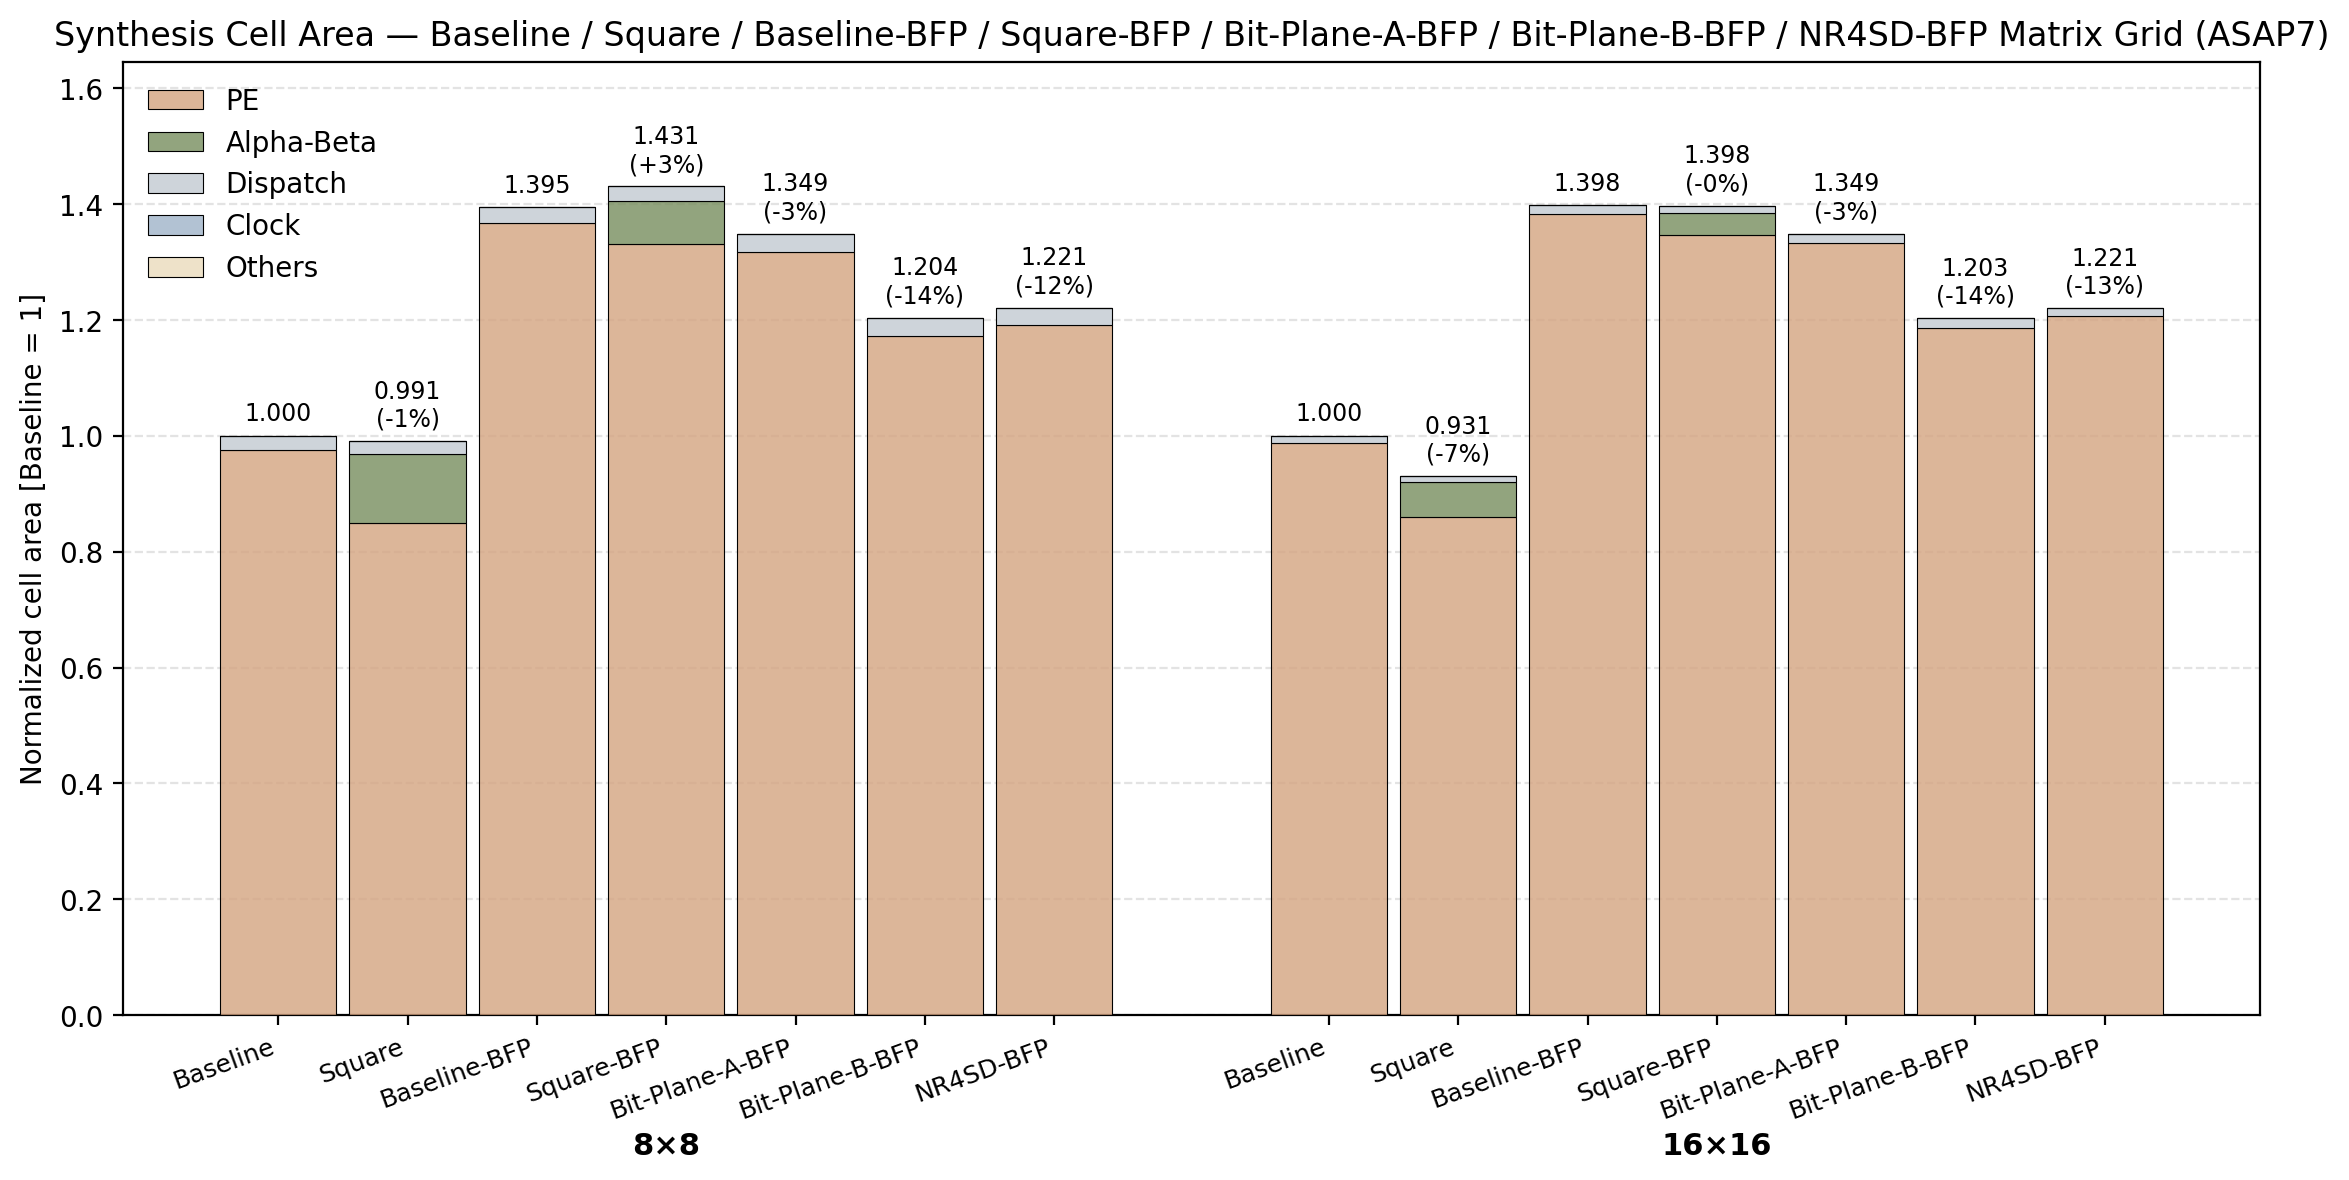

The Python source for this figure:
# -----------------------------------------------------------------------------
# Author: Simone Machetti
# SPDX-License-Identifier: Apache-2.0
#
# Description:
#   Stacked-bar chart of synthesized cell area for the seven PE-grid variants -
#   baseline (top_NxN), square (top_NxN_sqr), BFP (top_NxN_bfp), square-BFP
#   (top_NxN_sqr_bfp), bit-plane-A/B BFP and NR4SD BFP (top_NxN_nr4sd_bfp) - at 8x8 and 16x16,
#   split into PE / Alpha-Beta / Dispatch / Clock (ICG) / Others (matching
#   hist_syn_pwr.py). Every bar is assembled analytically from the per-component
#   standalone cell areas and a per-N count model; the fixed top-level glue is
#   the 2x2 grid area minus the assembled components at N=2. Bars are NORMALIZED
#   to the baseline grid of the same size, so the y axis is a ratio. The unit
#   areas (um^2) and glue are inlined below - only the components and the 2x2
#   grids are ever synthesized, the 8x8 and 16x16 grids are never built. Values
#   are collected in doc/data/res_syn_area.xlsx. Writes hist_syn_area.png next
#   to this.
# -----------------------------------------------------------------------------

from pathlib import Path
import matplotlib
matplotlib.use("Agg")
import matplotlib.pyplot as plt
from matplotlib.patches import Patch

AREA = {
    "pe":                      3816.519,
    "pe_sqr":                  3320.303,
    "pe_bfp":                  5345.990,
    "pe_sqr_bfp":              5204.929,
    "pe_bpl_a_bfp":            5148.898,
    "pe_bpl_b_bfp":            4585.206,
    "pe_nr4sd_bfp":            4659.404,
    "icg":                        0.262,
    "ctrl":                       8.879,
    "ctrl_sqr":                   9.769,
    "const_sqr":                  3.747,
    "const_sqr_bfp":              4.184,
    "disp_array_a":             277.734,
    "disp_array_b":             466.327,
    "disp_array_b_bpl_a_bfp":   616.224,
    "disp_array_b_nr4sd_bfp":   526.907,
    "disp_array_a_bpl_b_bfp":   397.495,
    "disp_array_a_sqr":         366.118,
    "disp_array_b_sqr":         332.686,
    "disp_array_exp_a_bfp":      42.924,
    "disp_array_exp_b_bfp":      75.174,
    "disp_array_exp_a_sqr_bfp":  41.990,
    "disp_array_exp_b_sqr_bfp":  68.584,
    "pe_array_alpha_sqr":      1962.235,
    "pe_array_beta_sqr":       1753.682,
    "pe_array_alpha_sqr_bfp":  1226.688,
    "pe_array_beta_sqr_bfp":   1070.755,
}

GLUE = {"Baseline": 1.779, "Square": 20.383, "Baseline-BFP": 1.779, "Square-BFP": 3.470,
        "Bit-Plane-B-BFP": 4.755,
        "Bit-Plane-A-BFP": 4.753,
        "NR4SD-BFP": 1.254}

VAR = {
    "Baseline": {
        "PE":         [("pe", "N2"), ("icg", "N2")],
        "Alpha-Beta": [],
        "Dispatch":   [("disp_array_a", "N"), ("disp_array_b", "N")],
        "Clock":      [("icg", "2N")],
        "Others":     [("ctrl", "1")]},
    "Square": {
        "PE":         [("pe_sqr", "N2"), ("icg", "N2")],
        "Alpha-Beta": [("pe_array_alpha_sqr", "N"), ("pe_array_beta_sqr", "N")],
        "Dispatch":   [("disp_array_a_sqr", "N"), ("disp_array_b_sqr", "N")],
        "Clock":      [("icg", "2N")],
        "Others":     [("ctrl_sqr", "1"), ("const_sqr", "1")]},
    "Baseline-BFP": {
        "PE":         [("pe_bfp", "N2"), ("icg", "N2")],
        "Alpha-Beta": [],
        "Dispatch":   [("disp_array_a", "N"), ("disp_array_b", "N"),
                       ("disp_array_exp_a_bfp", "N"), ("disp_array_exp_b_bfp", "N")],
        "Clock":      [("icg", "2N")],
        "Others":     [("ctrl", "1")]},
    "Square-BFP": {
        "PE":         [("pe_sqr_bfp", "N2"), ("icg", "N2")],
        "Alpha-Beta": [("pe_array_alpha_sqr_bfp", "N"), ("pe_array_beta_sqr_bfp", "N")],
        "Dispatch":   [("disp_array_a_sqr", "N"), ("disp_array_b_sqr", "N"),
                       ("disp_array_exp_a_sqr_bfp", "N"), ("disp_array_exp_b_sqr_bfp", "N")],
        "Clock":      [("icg", "2N")],
        "Others":     [("ctrl_sqr", "1"), ("const_sqr_bfp", "1")]},
    "Bit-Plane-A-BFP": {
        "PE":         [("pe_bpl_a_bfp", "N2"), ("icg", "N2")],
        "Alpha-Beta": [],
        "Dispatch":   [("disp_array_a", "N"), ("disp_array_b_bpl_a_bfp", "N"),
                       ("disp_array_exp_a_bfp", "N"), ("disp_array_exp_b_bfp", "N")],
        "Clock":      [("icg", "2N")],
        "Others":     [("ctrl", "1")]},
    "Bit-Plane-B-BFP": {
        "PE":         [("pe_bpl_b_bfp", "N2"), ("icg", "N2")],
        "Alpha-Beta": [],
        "Dispatch":   [("disp_array_a_bpl_b_bfp", "N"), ("disp_array_b", "N"),
                       ("disp_array_exp_a_bfp", "N"), ("disp_array_exp_b_bfp", "N")],
        "Clock":      [("icg", "2N")],
        "Others":     [("ctrl", "1")]},
    "NR4SD-BFP": {
        "PE":         [("pe_nr4sd_bfp", "N2"), ("icg", "N2")],
        "Alpha-Beta": [],
        "Dispatch":   [("disp_array_a", "N"), ("disp_array_b_nr4sd_bfp", "N"),
                       ("disp_array_exp_a_bfp", "N"), ("disp_array_exp_b_bfp", "N")],
        "Clock":      [("icg", "2N")],
        "Others":     [("ctrl", "1")]},
    }

VARIANTS = ["Baseline", "Square", "Baseline-BFP", "Square-BFP", "Bit-Plane-A-BFP",
            "Bit-Plane-B-BFP", "NR4SD-BFP"]
SECTIONS = ["PE", "Alpha-Beta", "Dispatch", "Clock", "Others"]

def mult(k, n):
    return {"1": 1, "N": n, "2N": 2 * n, "N2": n * n}[k]

def assemble(variant, n):
    out = {}
    for s in SECTIONS:
        tot = sum(AREA[m] * mult(k, n) for m, k in VAR[variant][s])
        if s == "Others":
            tot += GLUE[variant] * mult("1", n)
        out[s] = tot
    return out

COLORS = {
    "PE":         "#d4a480cc",
    "Dispatch":   "#ced4da",
    "Alpha-Beta": "#778d5ecc",
    "Clock":      "#9fb3c8cc",
    "Others":     "#eadbbccc",
}

SIZES = [8, 16]

base_tot = {sz: sum(assemble("Baseline", sz).values()) for sz in SIZES}
bars = [(v, sz, {s: a / base_tot[sz] for s, a in assemble(v, sz).items()})
        for sz in SIZES for v in VARIANTS]
tot = [sum(cat.values()) for _, _, cat in bars]

x = []
x0 = 0.0
for _ in SIZES:
    for bi in range(len(VARIANTS)):
        x.append(x0 + bi * 0.80)
    x0 += len(VARIANTS) * 0.80 + 0.90

fig, ax = plt.subplots(figsize=(11.5, 6.0))
width = 0.72

for xi, (_, _, cat) in zip(x, bars):
    bottom = 0.0
    for sec in SECTIONS:
        val = cat[sec]
        if val > 0:
            ax.bar(xi, val, width, bottom=bottom, color=COLORS[sec],
                   edgecolor="black", linewidth=0.4, zorder=3)
        bottom += val

pad = 0.012 * max(tot)
CORRESP = {"Square": "Baseline", "Square-BFP": "Baseline-BFP",
           "Bit-Plane-A-BFP": "Baseline-BFP", "Bit-Plane-B-BFP": "Baseline-BFP", "NR4SD-BFP": "Baseline-BFP"}
total_of = {(v, sz): sum(cat.values()) for v, sz, cat in bars}
for (v, sz, _), xi, t_ in zip(bars, x, tot):
    label = f"{t_:.3f}"
    if v in CORRESP:
        label += f"\n({t_ / total_of[(CORRESP[v], sz)] - 1.0:+.0%})"
    ax.text(xi, t_ + pad, label, ha="center", va="bottom", fontsize=8.5)

ax.set_xticks(x)
ax.set_xticklabels([b[0] for b in bars], rotation=20, ha="right", fontsize=9)

for gi, sz in enumerate(SIZES):
    xs = x[gi * len(VARIANTS):(gi + 1) * len(VARIANTS)]
    ax.text(sum(xs) / len(xs), -0.14 * max(tot), f"{sz}×{sz}",
            ha="center", va="top", fontsize=11, fontweight="bold")

ax.set_ylabel("Normalized cell area [Baseline = 1]")
ax.set_title(f"Synthesis Cell Area — {' / '.join(VARIANTS)} Matrix Grid (ASAP7)")
ax.set_ylim(0, max(tot) * 1.15)
ax.grid(axis="y", linestyle="--", alpha=0.35, zorder=0)

legend = [Patch(facecolor=COLORS[s], edgecolor="black", linewidth=0.4, label=s) for s in SECTIONS]
ax.legend(handles=legend, loc="upper left", frameon=False)

fig.tight_layout()
out = Path(__file__).with_name("hist_syn_area.png")
fig.savefig(out, dpi=200, bbox_inches="tight")
print(f"saved {out}")
for (v, sz, cat), t_ in zip(bars, tot):
    rel = f"  ({t_ / total_of[(CORRESP[v], sz)] - 1:+.1%})" if v in CORRESP else ""
    print(f"{v:11s} {sz:2d}x{sz:<2d} total={t_:6.3f}{rel:>10}  " +
          "  ".join(f"{s}={cat[s]:.3f}" for s in SECTIONS))
